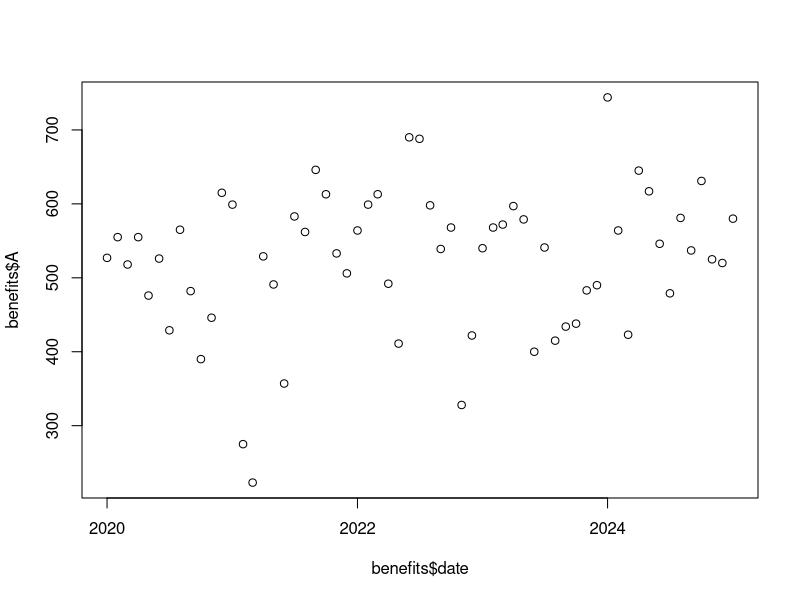
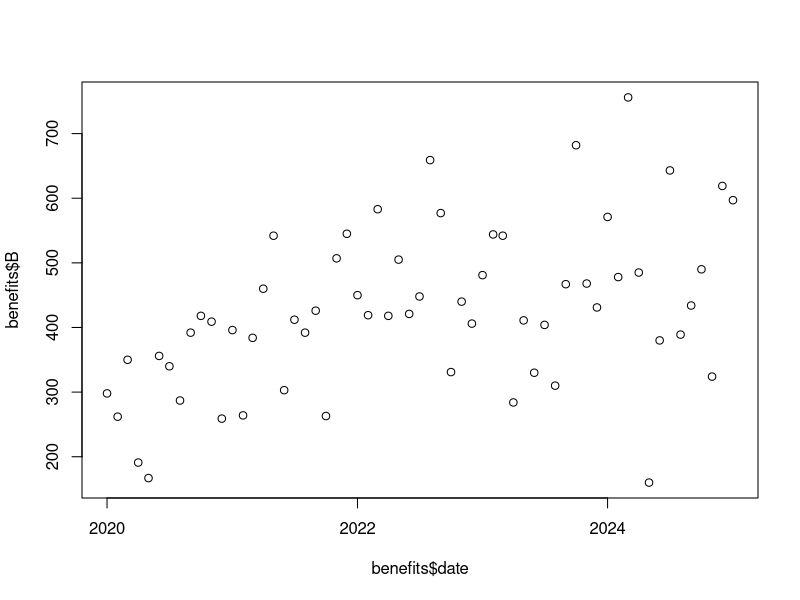
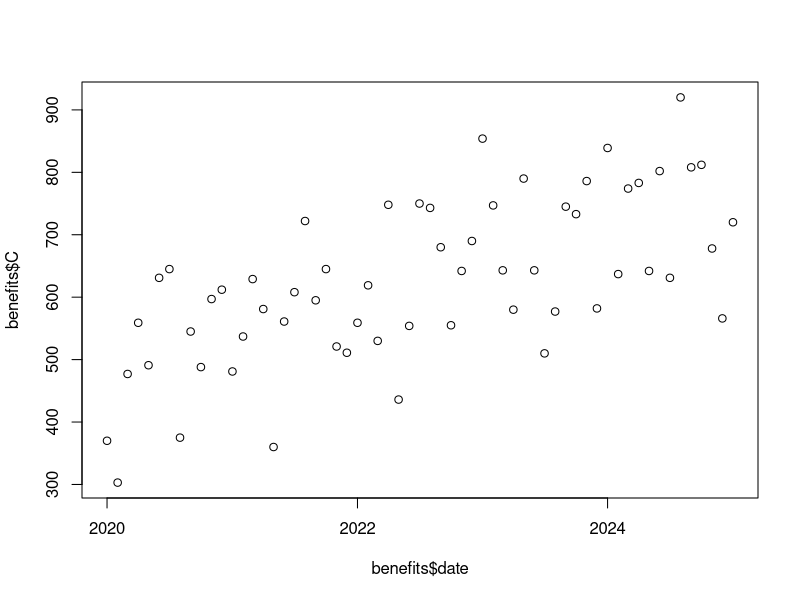
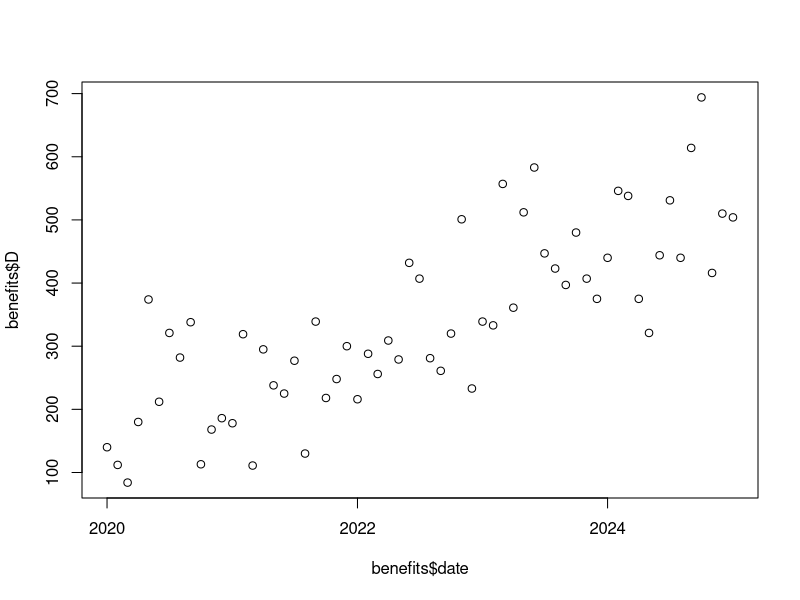
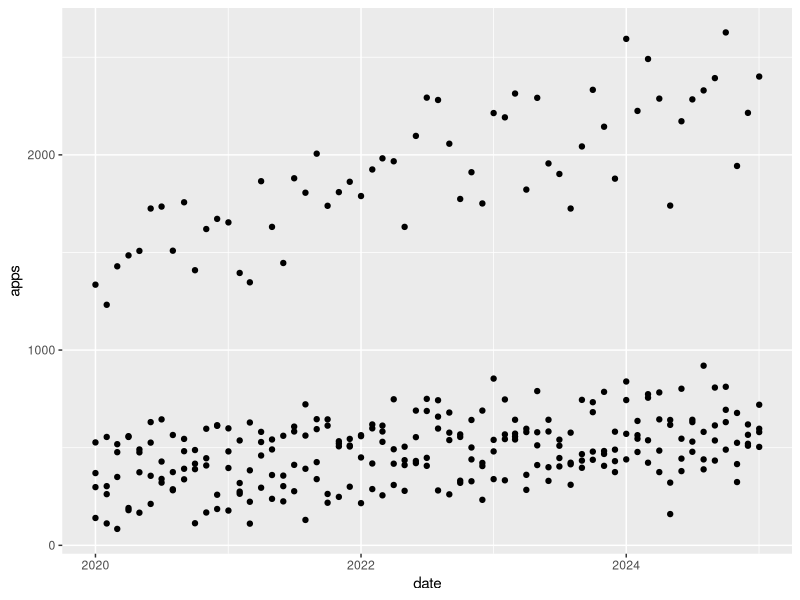
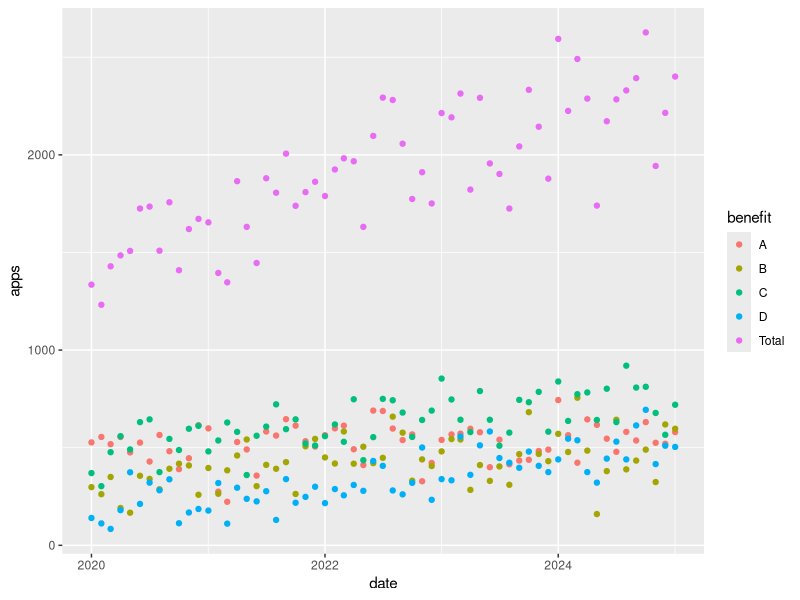
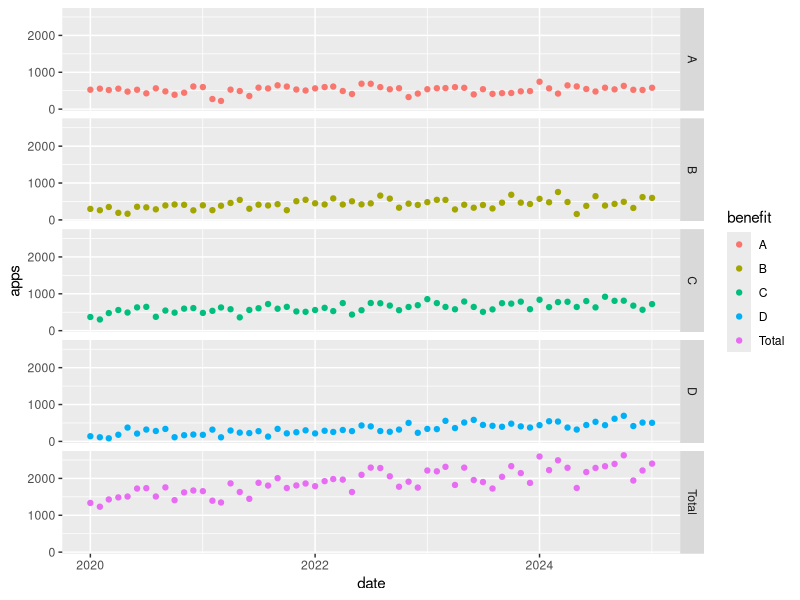
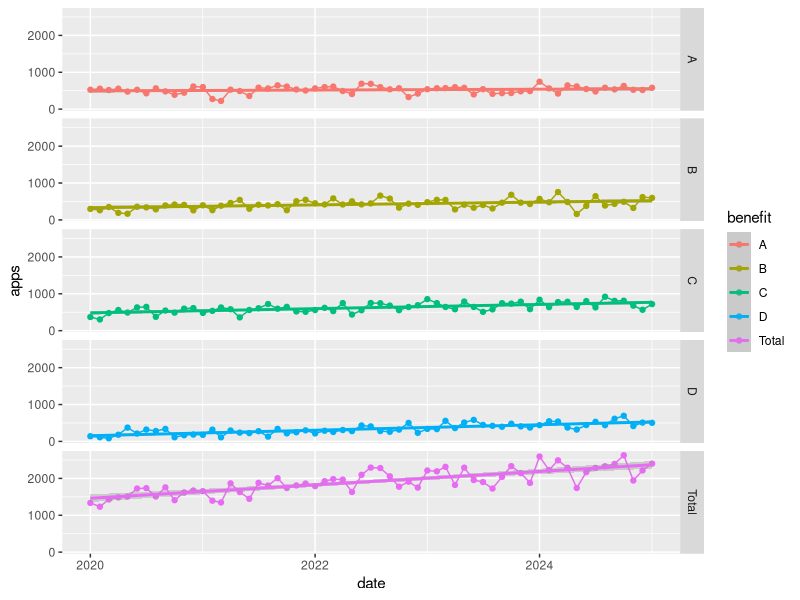

Recreate these plots in R, in order.
## ---- chunk 1
knitr::opts_chunk$set(echo = TRUE, eval = TRUE, warning = FALSE, message = FALSE)
## ---- chunk 2

#Read in libraries
library(tidyverse)
library(lubridate)

## ---- chunk 3

benefits <- read_csv("./benefits.csv")

# view the first few lines of the tibble
head(benefits)

# view the entire tibble in a new tab
View(benefits)

## ---- chunk 4

str(benefits)


## ---- chunk 5

summary(benefits)

## ---- chunk 6

is.na(benefits)

## ---- chunk 7

sum(is.na(benefits))

## ---- chunk 8

plot(benefits$date, benefits$A)
plot(benefits$date, benefits$B)
plot(benefits$date, benefits$C)
plot(benefits$date, benefits$D)


## ---- chunk 9


benefit_long <- pivot_longer(benefits, 
                             cols = -date, 
                             names_to = "benefit", 
                             values_to = "apps")

# If your dataset contains many variables, you can also specify columns to pivot

benefit_long <- pivot_longer(benefits, 
                             cols = 2:5, 
                             names_to = "benefit", 
                             values_to = "apps")

head(benefit_long)

## ---- chunk 10

benefit_total <- benefit_long %>%
  group_by(date) %>%
  summarise(benefit = "Total",
            apps = sum(apps)) %>%
  ungroup()

head(benefit_total)

#Now append benefit_total to benefit_long

benefit_long <- bind_rows(benefit_long, benefit_total)

## ---- chunk 11
time_series_plot <- ggplot(data = benefit_long,
                           aes(x=date, y = apps)) +
            #Add the geometry
                             geom_point()
                            
#call the object to show the plot
time_series_plot


## ---- chunk 12
time_series_plot2 <-  ggplot(data = benefit_long,
                           aes(x=date,
                               y = apps,  
                               group = benefit, 
                               colour = benefit)) +
  geom_point()

time_series_plot2
  
## ---- chunk 13

time_series_plot3 <- time_series_plot2 + 
  facet_grid(rows = vars(benefit))
time_series_plot3

## ---- chunk 14

time_series_plot4 <- time_series_plot3 + 
  geom_line() +
  geom_smooth(method = "lm")  #Uses a linear model for fit and confidence interval

time_series_plot4

## ---- chunk 15

time_series_plot5 <- time_series_plot4 +
  xlab("Date") +
  ylab("Application number") +
  labs(colour = "Benefit") +
  theme_bw()

time_series_plot5

## ---- chunk 16
#Import
benefits <- read_csv("./benefits.csv")

#Wide to long
benefit_long <- pivot_longer(benefits, 
                             cols = !date, 
                             names_to = "benefit", 
                             values_to = "apps")
#Get total
benefit_total <- benefit_long %>%
  group_by(date) %>%
  summarise(apps = sum(apps), 
            benefit = "Total") %>%
  ungroup()

#Append benefit_total to benefit_long
benefit_long <- benefit_long %>%
  bind_rows(benefit_total)


#Plotting
time_series_plot <-  ggplot(data = benefit_long,
                           aes(x=date,
                               y = apps,  
                               group = benefit, 
                               colour = benefit)) +
  geom_point() + 
  facet_grid(rows = vars(benefit)) +
  geom_line() +
  geom_smooth(method = "lm") +  
  xlab("Date") +
  ylab("Application number") +
  labs(colour = "Benefit") +
  theme_bw()

time_series_plot

  





## ---- chunk 17


benefit_long <- benefit_long %>%
  mutate(year = year(date)) %>%
  mutate(year = as.factor(year))  #These two lines could be combined: mutate(year = as.factor(year(date)))

head(benefit_long)
## ---- chunk 18

benefit_by_year <- benefit_long %>%
  filter(benefit != "Total") %>%
  group_by(year, benefit) %>%
  summarise(average_apps = mean(apps), 
            error_bar_min = average_apps - sd(apps), 
            error_bar_max = average_apps + sd(apps)
            )

head(benefit_by_year)


## ---- chunk 19

bar_graph_plot <- ggplot(data = benefit_by_year, 
                         aes(x = year,
                             y = average_apps, 
                             colour = benefit, 
                             group = benefit
                             )) 

dodge <- position_dodge(width=0.9)

bar_graph_plot <- bar_graph_plot+
  geom_col(aes(fill = benefit),
          position = dodge) +
  geom_errorbar(aes(ymin = error_bar_min, 
                    ymax = error_bar_max), 
                position = dodge,
                width = 1
                ) +
  xlab("") +
  ylab("Average yearly applications")

bar_graph_plot

